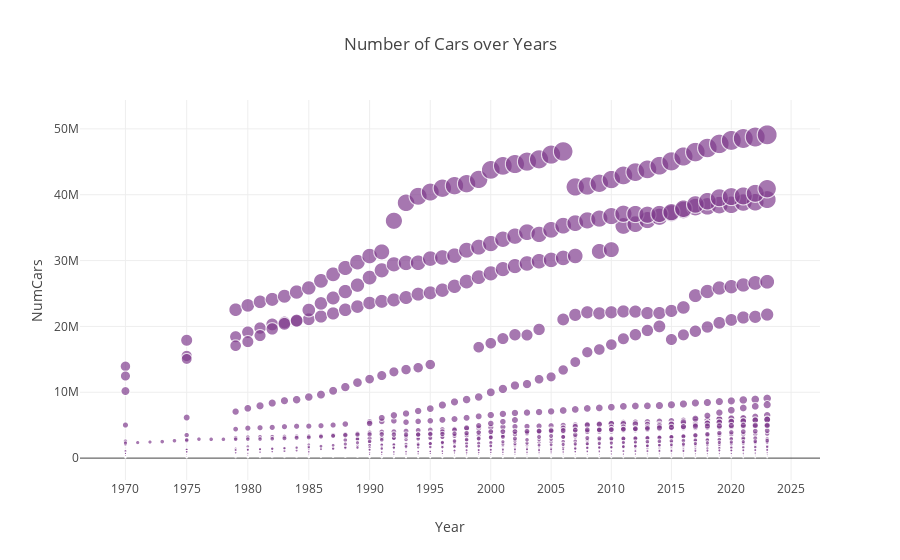

This figure's notebook cell:
### Code cell
fig = px.scatter(total_passengers_df, x = 'Year', y = 'NumCars', title = 'Number of Cars over Years',
                 color_discrete_sequence = px.colors.qualitative.Bold,
                 log_x = True, size = 'NumCars')
fig.show()

### Figure 1 — Plotly figure (JSON) as saved in the notebook; plotly's stock layout.template omitted (floating-point values rounded to 4 significant figures; data arrays with more than 128 entries replaced by an {"elided": "..."} marker saying what was removed)
{"data": [{"hovertemplate": "Year=%{x}<br>NumCars=%{marker.size}<extra></extra>", "legendgroup": "", "marker": {"color": "rgb(127, 60, 141)", "size": {"elided": "1286 int values"}, "sizemode": "area", "sizeref": 122700.0, "symbol": "circle"}, "mode": "markers", "name": "", "showlegend": false, "type": "scattergl", "x": {"elided": "1286 str values"}, "xaxis": "x", "y": {"elided": "1286 int values"}, "yaxis": "y"}], "layout": {"legend": {"itemsizing": "constant", "tracegroupgap": 0}, "title": {"text": "Number of Cars over Years"}, "xaxis": {"anchor": "y", "domain": [0, 1], "title": {"text": "Year"}, "type": "log"}, "yaxis": {"anchor": "x", "domain": [0, 1], "title": {"text": "NumCars"}}}}
